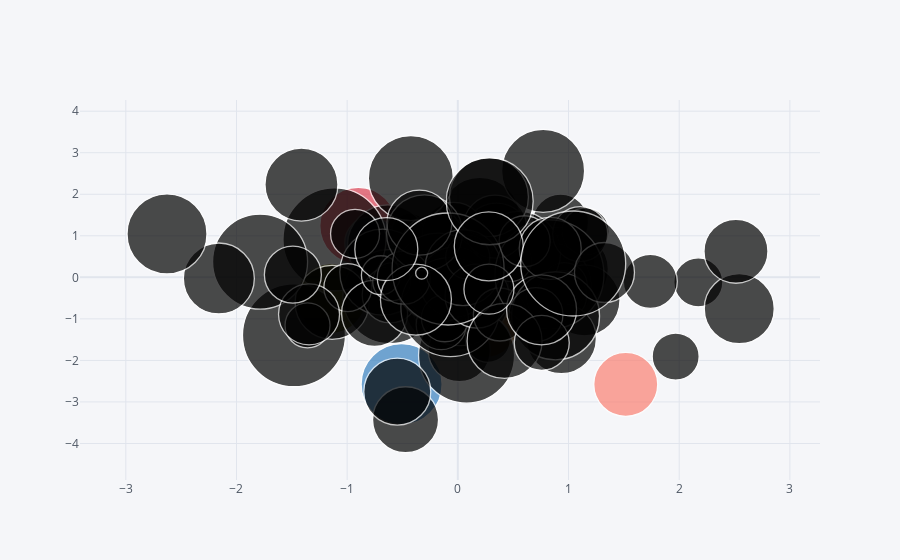

Source (notebook cell):
### Code cell
dataframe.iplot(kind="bubble", x="a", y="b", size="c")
